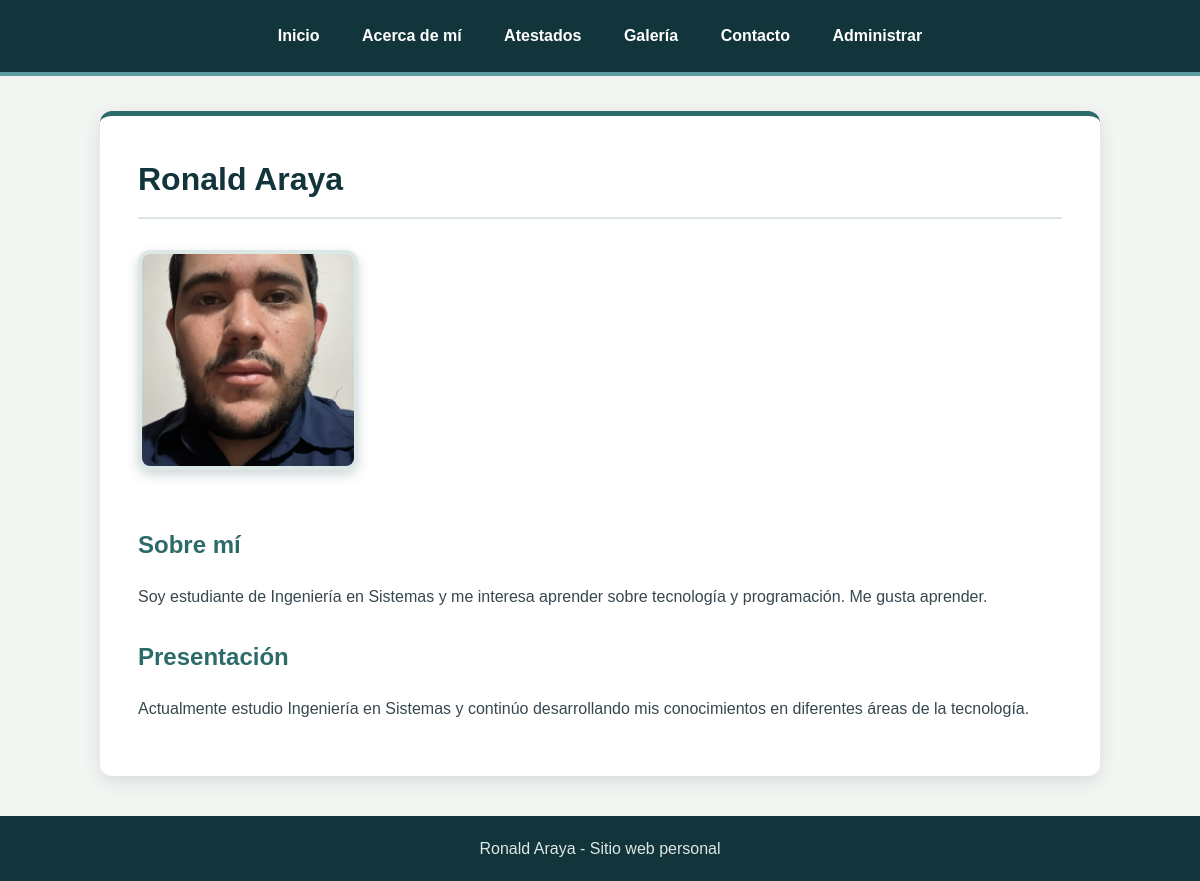
The page / on the database its author committed.
### tables this page shows
CREATE TABLE `perfil` (
  `id` int(11) NOT NULL,
  `nombre_completo` varchar(150) NOT NULL,
  `foto_perfil` varchar(255) DEFAULT NULL,
  `descripcion_personal` text DEFAULT NULL,
  `presentacion` text DEFAULT NULL,
  `acerca_de_mi` text DEFAULT NULL,
  `intereses` text DEFAULT NULL,
  `habilidades` text DEFAULT NULL,
  `experiencia_conocimientos` text DEFAULT NULL,
  `correo` varchar(150) DEFAULT NULL,
  `telefono` varchar(30) DEFAULT NULL,
  `redes_sociales` varchar(255) DEFAULT NULL
);

### index.php (the view, shortened to what this page needs)
<?php
require_once __DIR__ . "/config/conexion.php";
$sql = "SELECT * FROM perfil WHERE id = 1";
$resultado = mysqli_query($conn, $sql);
$perfil = mysqli_fetch_assoc($resultado);
?>
<!DOCTYPE html>
<html lang="es">
<head>
    <link rel="stylesheet" href="css/estilos.css">
</head>
<body>
    <nav>
    <a href="index.php">Inicio</a>
    <a href="acerca.php">Acerca de mí</a>
    <a href="atestados.php">Atestados</a>
    <a href="galeria.php">Galería</a>
    <a href="contacto.php">Contacto</a>
    <a href="admin/perfil.php">Administrar</a>
</nav>
<div class="contenedor">
    <h1><?php echo $perfil["nombre_completo"]; ?></h1>
    <img src="<?php echo $perfil["foto_perfil"]; ?>"
     alt="Fotografía de perfil"
     class="foto-perfil">
    <h2>Sobre mí</h2>
    <p><?php echo $perfil["descripcion_personal"]; ?></p>
    <h2>Presentación</h2>
    <p><?php echo $perfil["presentacion"]; ?></p>
    </div>
<footer>
    Ronald Araya - Sitio web personal
</footer>
</body>
</html>

### css/estilos.css (style rules this page uses)
* { box-sizing: border-box; }
body { margin: 0; font-family: Arial, Helvetica, sans-serif; background-color: #f3f5f2; color: #263238; line-height: 1.6; }
nav { background-color: #12343b; padding: 14px; text-align: center; border-bottom: 4px solid #5f9ea0; }
nav a { display: inline-block; color: #ffffff; text-decoration: none; margin: 0 4px; padding: 9px 15px; border-radius: 6px; font-weight: bold; transition: 0.2s; }
.contenedor { width: 90%; max-width: 1000px; margin: 35px auto; background-color: white; padding: 38px; border-radius: 12px; border-top: 5px solid #2d6a6a; box-shadow: 0 5px 18px rgba(18, 52, 59, 0.12); }
h1 { color: #12343b; margin-top: 0; font-size: 32px; padding-bottom: 12px; border-bottom: 2px solid #dce5e3; }
h2 { color: #2d6a6a; margin-top: 28px; }
p { color: #37474f; }
.foto-perfil { width: 220px; height: 220px; object-fit: cover; border-radius: 12px; border: 4px solid #dce8e6; box-shadow: 0 5px 12px rgba(18, 52, 59, 0.20); margin-top: 10px; margin-bottom: 20px; }
footer { background-color: #12343b; color: #dce8e6; text-align: center; padding: 20px; margin-top: 40px; }
nav a { transition: background-color 0.25s ease, transform 0.25s ease; }
.foto-perfil { transition: transform 0.3s ease, box-shadow 0.3s ease; }
.contenedor { transition: box-shadow 0.3s ease; }

### rows shown on the page
perfil: nombre_completo "Ronald Araya", foto_perfil (picture), descripcion_personal "Soy estudiante de Ingeniería en Sistemas y me interesa aprender sobre tecnología y programación. Me gusta aprender.", presentacion "Actualmente estudio Ingeniería en Sistemas y continúo desarrollando mis conocimientos en diferentes áreas de la tecnología."
